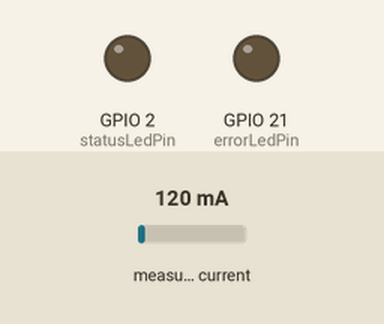
Simulated run of this program. Board: ESP32. Shown: output pins drawn as LEDs (lit = HIGH). The test bench sets the inputs (shaded band); at power-on: measured current 120 mA (analog values on the 0–4095 scale). WiFi joins after 1.5 s; servers stay silent unless stated; random numbers use the default seed unless the program sets one; no MQTT or app messages arrive unless stated; what the program prints to the serial monitor is not drawn.

Above: at 0.6 s.
At 1.9 s:
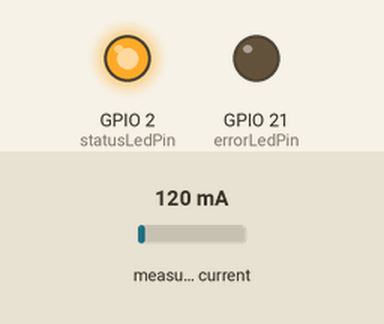
Timing chart, 0 to 3.4 s (numbered marks = the images above):
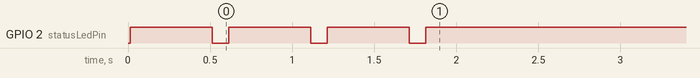

The program:

main.cpp
```cpp
#include <Arduino.h>
#include <WiFi.h>
#include <PubSubClient.h>
#include <WiFiClientSecure.h>
#include <Ticker.h>
#include "EmonLib.h"

// ================= Configuración de Sensor y Variables Globales =================
EnergyMonitor emon1;
const int pinSCT = 34; // Pin ADC1
const float voltajeNominal = 127.0;
const float constanteCalibracion = 60.6;

// Variables globales para almacenar la lectura más reciente
double global_Irms = 0.0;
double global_potencia = 0.0;

// ================= Configuración de Red y MQTT =================
Ticker timer;

const char *ssid = "Conectando...";
const char *password = "f5c57d4e24";
const char* device_name = "Recamara1";

byte cont = 0;
byte max_intentos = 50;
int statusLedPin = 2;
int errorLedPin = 21;

unsigned int msgTime = 5000; // Tiempo de espera entre mensajes MQTT

const char *mqtt_broker = "s6a1ab0a.ala.us-east-1.emqxsl.com";
const char *mqtt_topic = "Casa/Recamara";
const char *mqtt_username = device_name;
const char *mqtt_password = "12345678";
const int mqtt_port = 8883;

WiFiClientSecure esp_client;
PubSubClient mqtt_client(esp_client);

const char *ca_cert = R"EOF(
-----BEGIN CERTIFICATE-----
MIIDjjCCAnagAwIBAgIQAzrx5qcRqaC7KGSxHQn65TANBgkqhkiG9w0BAQsFADBh
MQswCQYDVQQGEwJVUzEVMBMGA1UEChMMRGlnaUNlcnQgSW5jMRkwFwYDVQQLExB3
d3cuZGlnaWNlcnQuY29tMSAwHgYDVQQDExdEaWdpQ2VydCBHbG9iYWwgUm9vdCBH
MjAeFw0xMzA4MDExMjAwMDBaFw0zODAxMTUxMjAwMDBaMGExCzAJBgNVBAYTAlVT
MRUwEwYDVQQKEwxEaWdpQ2VydCBJbmMxGTAXBgNVBAsTEHd3dy5kaWdpY2VydC5j
b20xIDAeBgNVBAMTF0RpZ2lDZXJ0IEdsb2JhbCBSb290IEcyMIIBIjANBgkqhkiG
9w0BAQEFAAOCAQ8AMIIBCgKCAQEAuzfNNNx7a8myaJCtSnX/RrohCgiN9RlUyfuI
2/Ou8jqJkTx65qsGGmvPrC3oXgkkRLpimn7Wo6h+4FR1IAWsULecYxpsMNzaHxmx
1x7e/dfgy5SDN67sH0NO3Xss0r0upS/kqbitOtSZpLYl6ZtrAGCSYP9PIUkY92eQ
q2EGnI/yuum06ZIya7XzV+hdG82MHauVBJVJ8zUtluNJbd134/tJS7SsVQepj5Wz
tCO7TG1F8PapspUwtP1MVYwnSlcUfIKdzXOS0xZKBgyMUNGPHgm+F6HmIcr9g+UQ
vIOlCsRnKPZzFBQ9RnbDhxSJITRNrw9FDKZJobq7nMWxM4MphQIDAQABo0IwQDAP
BgNVHRMBAf8EBTADAQH/MA4GA1UdDwEB/wQEAwIBhjAdBgNVHQ4EFgQUTiJUIBiV
5uNu5g/6+rkS7QYXjzkwDQYJKoZIhvcNAQELBQADggEBAGBnKJRvDkhj6zHd6mcY
1Yl9PMWLSn/pvtsrF9+wX3N3KjITOYFnQoQj8kVnNeyIv/iPsGEMNKSuIEyExtv4
NeF22d+mQrvHRAiGfzZ0JFrabA0UWTW98kndth/Jsw1HKj2ZL7tcu7XUIOGZX1NG
Fdtom/DzMNU+MeKNhJ7jitralj41E6Vf8PlwUHBHQRFXGU7Aj64GxJUTFy8bJZ91
8rGOmaFvE7FBcf6IKshPECBV1/MUReXgRPTqh5Uykw7+U0b6LJ3/iyK5S9kJRaTe
pLiaWN0bfVKfjllDiIGknibVb63dDcY3fe0Dkhvld1927jyNxF1WW6LZZm6zNTfl
MrY=
-----END CERTIFICATE-----
)EOF";

// ================= Funciones de Red =================
void setup_wifi() {
    delay(10);
    Serial.println();
    Serial.print("Conectando a: ");
    Serial.print(ssid);
    Serial.print(" ");

    WiFi.begin(ssid, password);

    while (WiFi.status() != WL_CONNECTED and cont < max_intentos) {
        cont++;
        digitalWrite(statusLedPin, HIGH);
        delay(500);
        digitalWrite(statusLedPin, LOW);
        Serial.print(".");
        delay(100);
    }

    randomSeed(micros());

    if (cont < max_intentos) {
        Serial.println("\n*************************");
        digitalWrite(statusLedPin, HIGH);
        digitalWrite(errorLedPin, LOW);
        Serial.print("Conectado a la red WiFi: ");
        Serial.println(WiFi.SSID());
        Serial.print("IP: ");
        Serial.println(WiFi.localIP());
        Serial.println("*************************");
    } else {
        Serial.println("\n-------------------------------");
        Serial.println("Error de conexión");
        digitalWrite(statusLedPin, LOW);
        digitalWrite(errorLedPin, HIGH);
        Serial.println("-------------------------------");
    }
}

void connectToMQTT() {
    while (!mqtt_client.connected()) {
        String clientId = String(device_name);
        clientId += "_" + String(random(0xffff), HEX);
        Serial.println("Conectando al broker MQTT como " + String(clientId.c_str()));

        if (mqtt_client.connect(clientId.c_str(), mqtt_username, mqtt_password)) {
            Serial.println("Broker MQTT conectado");
            mqtt_client.subscribe(mqtt_topic);
        } else {
            Serial.print("Error al conectar al broker MQTT. Estado: ");
            Serial.print(mqtt_client.state());
            Serial.println(". Intentando de nuevo en 5 segundos...");
            delay(5000);
        }
    }
}

// ================= Función de Envío de Datos =================
void enviarJSON(){
    // Formatea el JSON utilizando los valores reales del sensor
    String json = "{\"id\":\""+ String(device_name) + "\",\"Irms\":"+ String(global_Irms, 3) + ",\"VA\":"+String(global_potencia, 2)+"}";

    int str_len = json.length() + 1;
    char char_array[str_len];
    json.toCharArray(char_array, str_len);
    mqtt_client.publish(mqtt_topic, char_array);
}

// ================= Setup =================
void setup() {
    Serial.begin(115200);
    pinMode(statusLedPin, OUTPUT);
    pinMode(errorLedPin, OUTPUT);

    // Configuración del sensor
    analogReadResolution(10);
    emon1.current(pinSCT, 22.46);

    // Configuración de red
    setup_wifi();
    esp_client.setCACert(ca_cert);
    mqtt_client.setServer(mqtt_broker, mqtt_port);
    mqtt_client.setKeepAlive(60);

    // Conexión inicial MQTT y Timer
    if (WiFi.status() == WL_CONNECTED) {
        connectToMQTT();
    }
    timer.attach_ms(msgTime, enviarJSON);
}

// ================= Loop Principal =================
void loop() {
    // 1. Mantener conexión MQTT
    if(WiFi.status() == WL_CONNECTED) {
        if(!mqtt_client.connected()){
            connectToMQTT();
        } else {
            mqtt_client.loop();
        }
    }

    // 2. Muestreo de la señal AC
    double Irms = emon1.calcIrms(1480);

    // 3. Filtro de Ruido Blanco
    if (Irms < 0.10) {
        Irms = 0.0;
    }

    // 4. Actualizar variables globales (el Ticker las leerá de aquí)
    global_Irms = Irms;
    global_potencia = Irms * voltajeNominal;

    // 5. Monitor Serial
    Serial.print("Corriente RMS: ");
    Serial.print(global_Irms, 3);
    Serial.print(" A  |  Potencia Aparente: ");
    Serial.print(global_potencia, 2);
    Serial.println(" VA");

    delay(2000);
}
```
